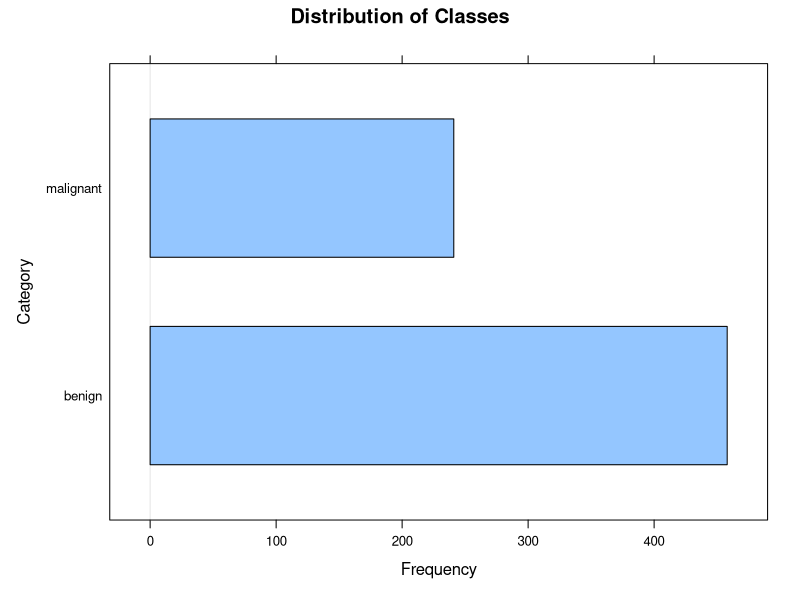
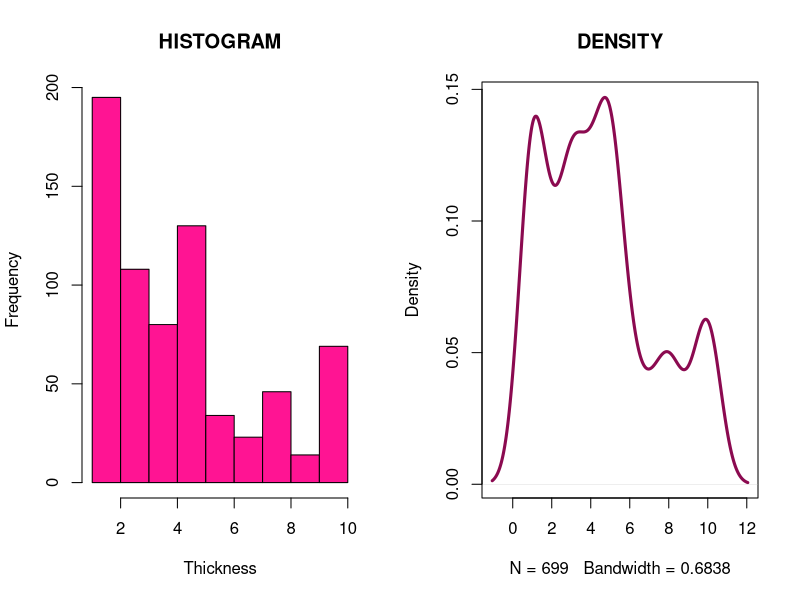
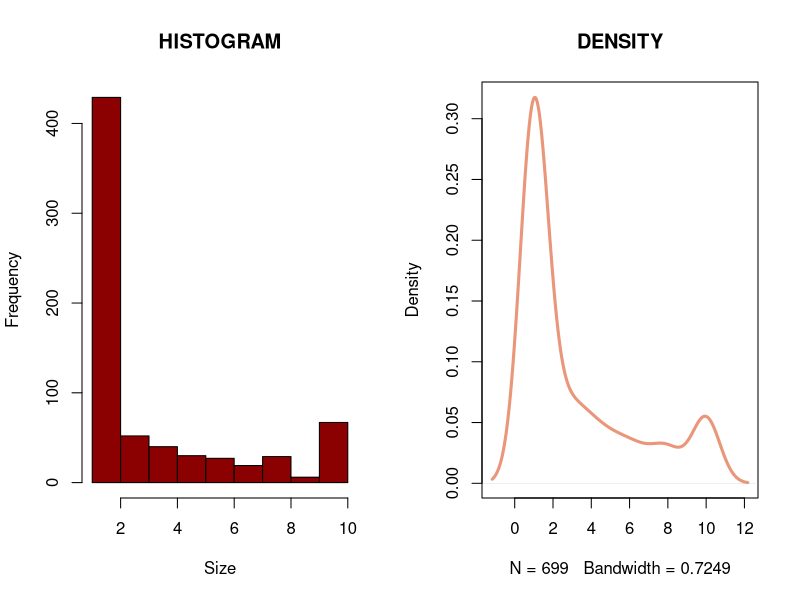
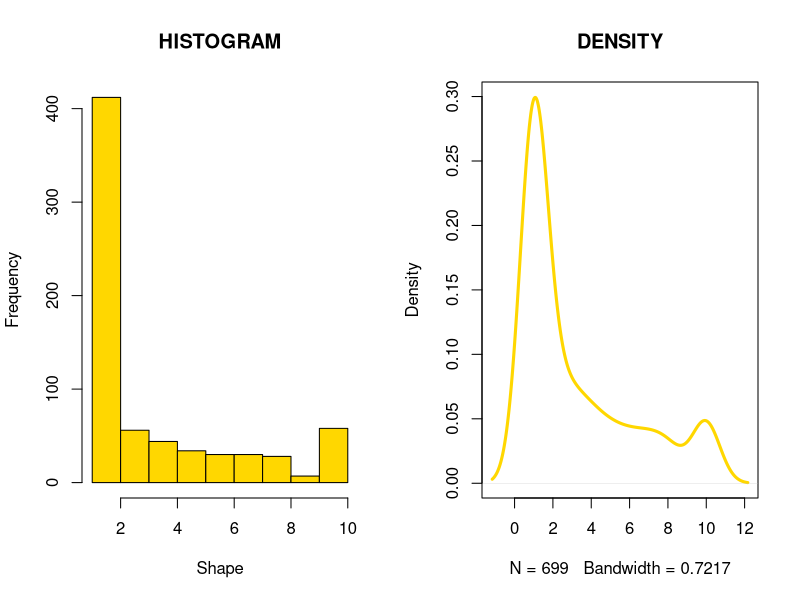
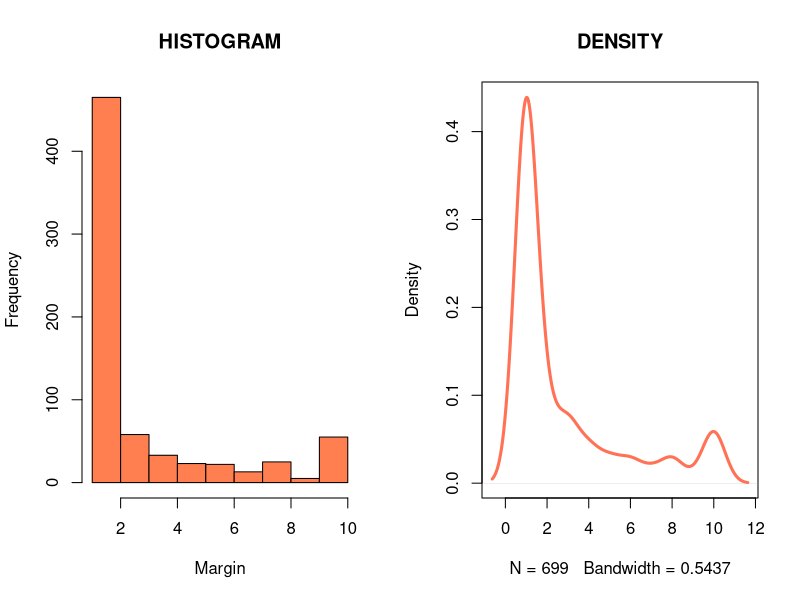
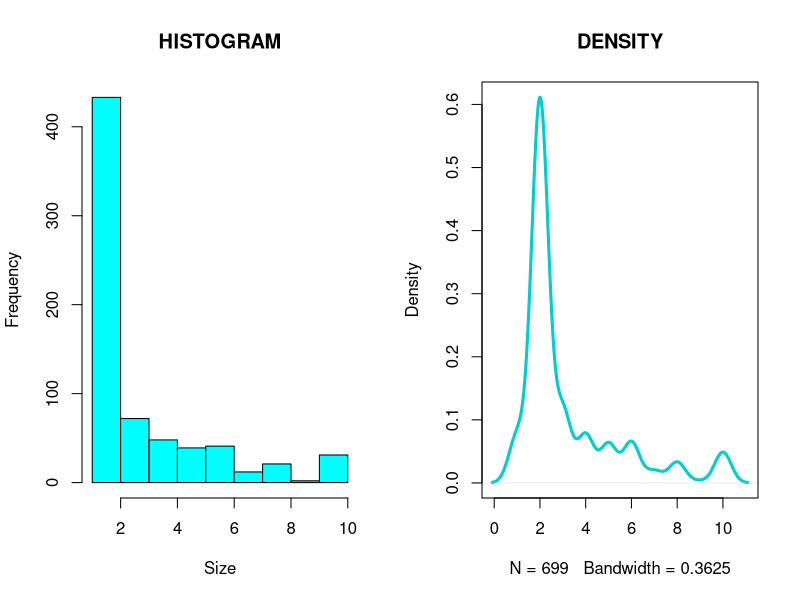
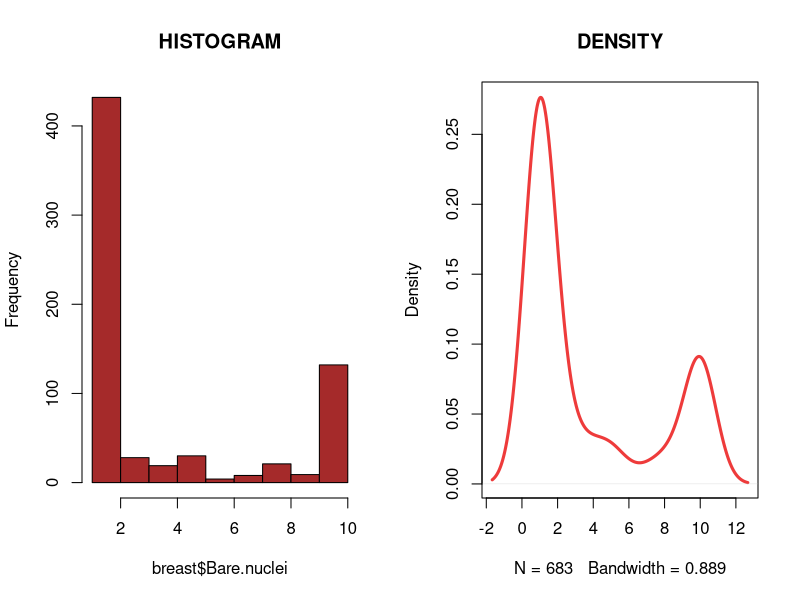
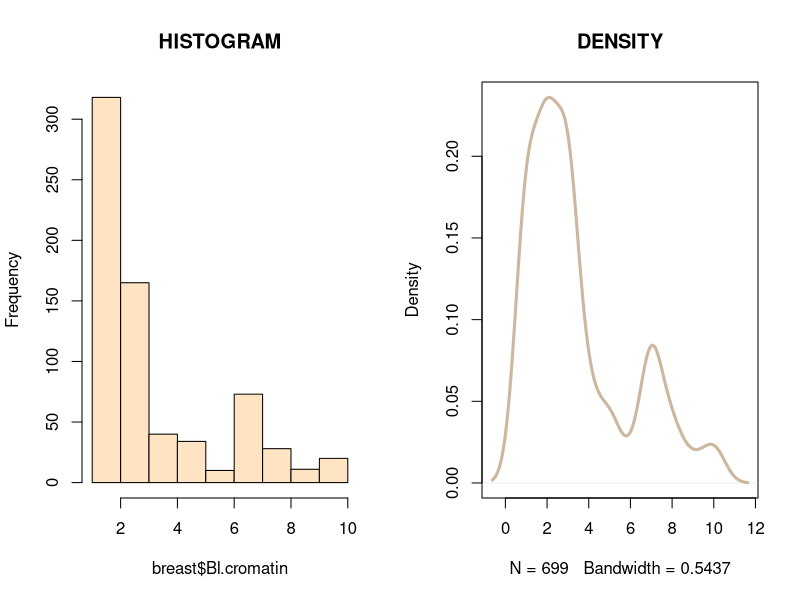

Write the R code that produced these figures, in order.
#task 1
#install and load packages
install.packages("mlbench")
install.packages("caret")
library(mlbench)
library(caret)
data("BreastCancer")

#task 2
#displays the dimension of the "BreastCancer"" dataset
dim(BreastCancer)


#task 3
#displays the first 20 recods of the ""BreastCancer"" dataset
head(BreastCancer, 20)

#task 4
#displays the data types for the attributes in the "BreastCancer" dataset
#it should be clear from the result that only the "ld" attribute has the integer data type while the rest of the attributes have the "factor" data type
sapply(BreastCancer, class)


#task 5
#removes the "Id attribute from the "BreastCancer" dataset 
NoId_BreastCancer = subset(BreastCancer,select = -(Id))


#convert the data types of the remaining attributes to ""numeric"
#EXTRA: convert class into characters first
breast=NoId_BreastCancer
breast$Class<-as.character(breast$Class)
breast$Class<- replace(breast$Class,breast$Class=='benign', "1")
breast$Class<- replace(breast$Class,breast$Class=='malignant', "2")
#convert the data types of the remaining attributes to "numeric"
indx <- sapply(breast, is.factor)
breast[indx] <- lapply(breast[indx], function(x) as.numeric(as.character(x)))
indx1 <- sapply(breast, is.character)
breast[indx1] <- lapply(breast[indx1], function(x) as.numeric(as.character(x)))
#check if the data type is changed
sapply(breast,class)


#task 6
#displays the summary information of the data in the "BreastCancer" dataset
#comment on the summary information of the data
summary(BreastCancer)
summary(breast)

#task 7
#Write R-code that displays the distribution of classes in the "BreastCancer" dataset
#Comment on the class distribution
barchart(BreastCancer$Class, xlab="Frequency", ylab="Category", main="Distribution of Classes")

#task 8
#write R-code that displays the correlation of attributes in the "BreastCancer" dataset
breast_correlation<-round(cor(breast),2)

#task 9
#write R-code that displays the distribution of individual attributes in the "BreastCancer" dataset.
#Hint: Plot the histogram and density plots and comment on these graphs. 

#1. clump thickness
#histogram
par(mfrow=c(1,2))
hist(breast$Cl.thickness,
     main="HISTOGRAM",
     xlab="Thickness",
     xlim=c(1,10),
     col="deeppink1")

#density
plot(density(breast$Cl.thickness),
     lwd=3,col = "deeppink4", main="DENSITY")

#2. cell size
par(mfrow=c(1,2))
#histogram
hist(breast$Cell.size,
     main="HISTOGRAM",
     xlab="Size",
     xlim=c(1,10),
     col="darkred")
#density
plot(density(breast$Cell.size),
     lwd=3,col = "darksalmon", main="DENSITY")

#3. cell shape
par(mfrow=c(1,2))
#histogram
hist(breast$Cell.shape,
     main="HISTOGRAM",
     xlab="Shape",
     xlim=c(1,10),
     col="gold")
#density
plot(density(breast$Cell.shape),
     lwd=3,col = "gold1", main="DENSITY")

#4. marginal adhesion
par(mfrow=c(1,2))
#histogram
hist(breast$Marg.adhesion,
     main="HISTOGRAM",
     xlab="Margin",
     xlim=c(1,10),
     col="coral")
#density
plot(density(breast$Marg.adhesion),
     lwd=3,col = "coral1", main="DENSITY")

#5. epithelial cell size
par(mfrow=c(1,2))
#histogram
hist(breast$Epith.c.size,
     main="HISTOGRAM",
     xlab="Size",
     xlim=c(1,10),
     col="cyan")
#density
plot(density(breast$Epith.c.size),
     lwd=3,col = "cyan3", main="DENSITY")

#6. bare nuclei
par(mfrow=c(1,2))
#histogram
hist(breast$Bare.nuclei,
     main="HISTOGRAM",
     xlim=c(1,10),
     col="brown")
#density
plot(density(breast$Bare.nuclei,na.rm = TRUE),
     lwd=3,col = "brown2", main="DENSITY")

#7. bland chromatin
par(mfrow=c(1,2))
#histogram
hist(breast$Bl.cromatin,
     main="HISTOGRAM",
     xlim=c(1,10),
     col="bisque")
#density
plot(density(breast$Bl.cromatin),
     lwd=3,col = "bisque3", main="DENSITY")

#8. normal nucleoli
par(mfrow=c(1,2))
#histogram
hist(breast$Normal.nucleoli,
     main="HISTOGRAM",
     xlim=c(1,10),
     col="blue")
#density
plot(density(breast$Normal.nucleoli),
     lwd=3,col = "blue4", main="DENSITY")

#9. mitoses
par(mfrow=c(1,2))
#histogram
hist(breast$Mitoses,
     main="HISTOGRAM",
     xlim=c(1,10),
     col="blueviolet")
#density
plot(density(breast$Cell.size),
     lwd=3,col = "darkmagenta", main="DENSITY")

#class
par(mfrow=c(1,2))
#histogram
hist(breast$Class,
     main="CLASSESS",
     col="lightcoral")
#density
plot(density(breast$Class),
     lwd=3,col = "violetred", main="DENSITY")


